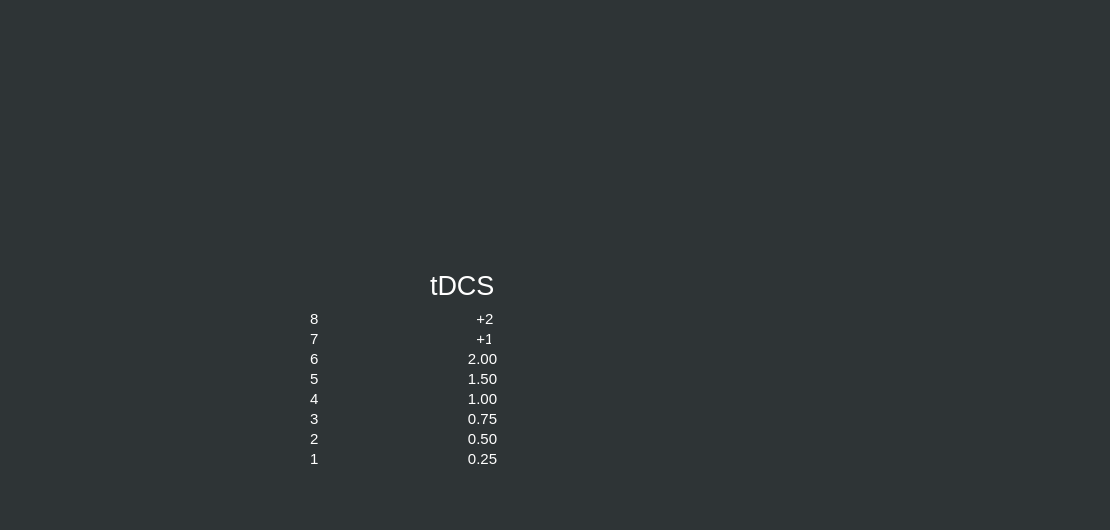
<?xml version="1.0" encoding="UTF-8"?>
<ui version="4.0">
 <class>MainWindow</class>
 <widget class="QMainWindow" name="MainWindow">
  <property name="geometry">
   <rect>
    <x>0</x>
    <y>0</y>
    <width>1110</width>
    <height>530</height>
   </rect>
  </property>
  <property name="windowTitle">
   <string>MainWindow</string>
  </property>
  <property name="styleSheet">
   <string notr="true">color: rgb(255, 255, 255);
background-color: rgb(46, 52, 54);</string>
  </property>
  <widget class="QWidget" name="centralwidget">
   <widget class="QWidget" name="powerlevel" native="true">
    <property name="geometry">
     <rect>
      <x>290</x>
      <y>230</y>
      <width>241</width>
      <height>241</height>
     </rect>
    </property>
    <property name="styleSheet">
     <string notr="true">background-color: rgba(255, 255, 255, 0);</string>
    </property>
    <widget class="QLabel" name="label_2">
     <property name="geometry">
      <rect>
       <x>140</x>
       <y>40</y>
       <width>71</width>
       <height>31</height>
      </rect>
     </property>
     <property name="font">
      <font>
       <pointsize>20</pointsize>
      </font>
     </property>
     <property name="text">
      <string>tDCS</string>
     </property>
    </widget>
    <widget class="QLabel" name="label_3">
     <property name="geometry">
      <rect>
       <x>20</x>
       <y>100</y>
       <width>181</width>
       <height>17</height>
      </rect>
     </property>
     <property name="font">
      <font>
       <pointsize>11</pointsize>
      </font>
     </property>
     <property name="text">
      <string>7                                      +1  </string>
     </property>
    </widget>
    <widget class="QLabel" name="label_5">
     <property name="geometry">
      <rect>
       <x>20</x>
       <y>120</y>
       <width>211</width>
       <height>17</height>
      </rect>
     </property>
     <property name="font">
      <font>
       <pointsize>11</pointsize>
      </font>
     </property>
     <property name="text">
      <string>6                                    2.00</string>
     </property>
    </widget>
    <widget class="QLabel" name="label_6">
     <property name="geometry">
      <rect>
       <x>20</x>
       <y>140</y>
       <width>211</width>
       <height>17</height>
      </rect>
     </property>
     <property name="font">
      <font>
       <pointsize>11</pointsize>
      </font>
     </property>
     <property name="text">
      <string>5                                    1.50</string>
     </property>
    </widget>
    <widget class="QLabel" name="label_7">
     <property name="geometry">
      <rect>
       <x>20</x>
       <y>160</y>
       <width>201</width>
       <height>17</height>
      </rect>
     </property>
     <property name="font">
      <font>
       <pointsize>11</pointsize>
      </font>
     </property>
     <property name="text">
      <string>4                                    1.00</string>
     </property>
    </widget>
    <widget class="QLabel" name="label_8">
     <property name="geometry">
      <rect>
       <x>20</x>
       <y>180</y>
       <width>201</width>
       <height>17</height>
      </rect>
     </property>
     <property name="font">
      <font>
       <pointsize>11</pointsize>
      </font>
     </property>
     <property name="text">
      <string>3                                    0.75</string>
     </property>
    </widget>
    <widget class="QLabel" name="label_9">
     <property name="geometry">
      <rect>
       <x>20</x>
       <y>200</y>
       <width>211</width>
       <height>17</height>
      </rect>
     </property>
     <property name="font">
      <font>
       <pointsize>11</pointsize>
      </font>
     </property>
     <property name="text">
      <string>2                                    0.50</string>
     </property>
    </widget>
    <widget class="QLabel" name="label_10">
     <property name="geometry">
      <rect>
       <x>20</x>
       <y>220</y>
       <width>201</width>
       <height>17</height>
      </rect>
     </property>
     <property name="font">
      <font>
       <pointsize>11</pointsize>
      </font>
     </property>
     <property name="text">
      <string>1                                    0.25 </string>
     </property>
    </widget>
    <widget class="QLabel" name="label_4">
     <property name="geometry">
      <rect>
       <x>20</x>
       <y>80</y>
       <width>211</width>
       <height>17</height>
      </rect>
     </property>
     <property name="font">
      <font>
       <pointsize>11</pointsize>
      </font>
     </property>
     <property name="text">
      <string>8                                      +2  </string>
     </property>
    </widget>
   </widget>
   <widget class="QWidget" name="oasis_model" native="true">
    <property name="geometry">
     <rect>
      <x>-10</x>
      <y>0</y>
      <width>1121</width>
      <height>521</height>
     </rect>
    </property>
    <widget class="QGraphicsView" name="oasis_overlay">
     <property name="geometry">
      <rect>
       <x>10</x>
       <y>0</y>
       <width>1111</width>
       <height>531</height>
      </rect>
     </property>
     <property name="styleSheet">
      <string notr="true">border-image: url(:/overlays/main.png);
background-color: rgba(255, 255, 255, 0);</string>
     </property>
    </widget>
   </widget>
   <zorder>oasis_model</zorder>
   <zorder>powerlevel</zorder>
  </widget>
 </widget>
 <resources/>
 <connections/>
</ui>
